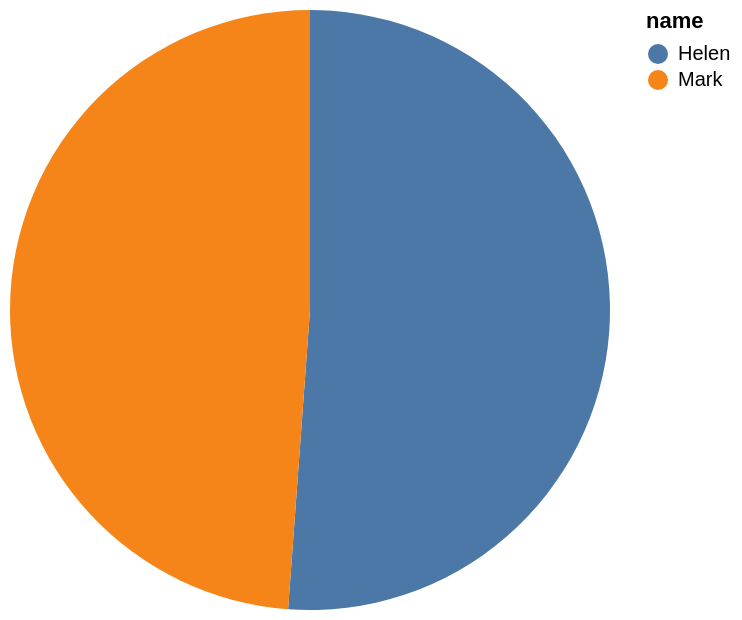

This figure's Vega-Lite source:
### Vega-Lite specification from a JSON file in a GitHub repository (floating-point values rounded to 4 significant figures)
{"data": {"values": [{"x_data": "Helen", "y_data": 7.333}, {"x_data": "Mark", "y_data": 7}]}, "mark": "arc", "encoding": {"theta": {"field": "y_data", "type": "quantitative", "title": "avg(T2.rating)"}, "color": {"field": "x_data", "type": "nominal", "title": "name"}}}
